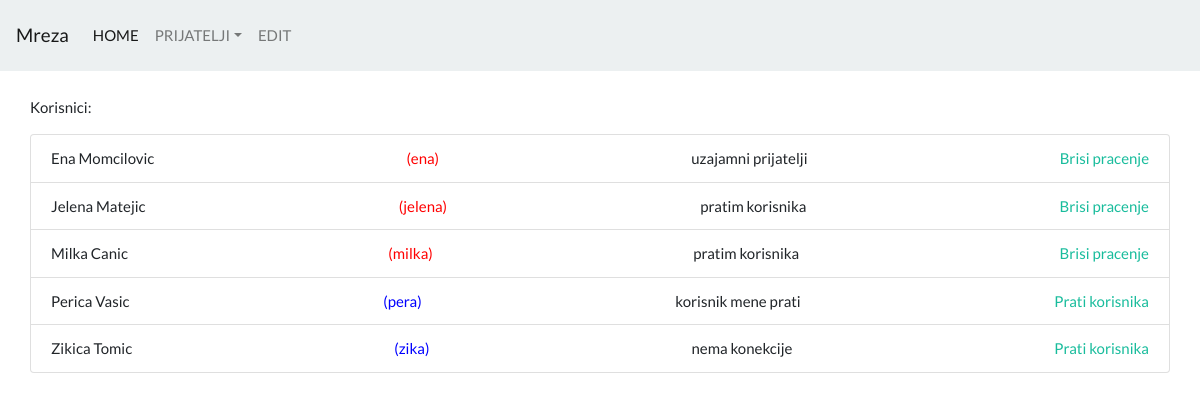
The app's page /mreza/lista/dm_prijatelji_lista.php with its own data.
### tables this page shows
CREATE TABLE `profili` (
  `id` int(10) UNSIGNED NOT NULL,
  `korisnik_id` int(10) UNSIGNED DEFAULT NULL,
  `ime` varchar(150) NOT NULL,
  `prezime` varchar(200) DEFAULT NULL,
  `pol` char(1) DEFAULT NULL
);

CREATE TABLE `korisnici` (
  `id` int(10) UNSIGNED NOT NULL,
  `username` varchar(60) NOT NULL,
  `pass` varchar(255) NOT NULL
);

### mreza/lista/dm_prijatelji_lista.php (the view, shortened to what this page needs)
<?php require_once "../header.php"; ?>
<?php
$id = 4;
?>
    <div class="container padding-25">
    <?php
    $sql = "SELECT k.id AS id, k.username AS username, p.ime AS ime, p.prezime AS prezime, p.pol AS pol
    FROM korisnici AS k
    INNER JOIN profili AS p
    ON k.id = p.korisnik_id
    WHERE k.id != $id
    ORDER BY p.ime, p.prezime
    ";
    $result = $conn->query($sql);
    if (!$result) {
        echo "<p>Greska! Razlog: ";
        echo $conn->error;
        echo "</p>";
    } else {
        if ($result->num_rows == 0) {
            echo "<p>Nemate nijednog korisnika u mrezi: </p>";
        } else {
            echo "<p>Korisnici: </p>";
            echo "<ul class='list-group'>";
            while ($row = $result->fetch_assoc()) {
                echo "<li class='list-group-item d-flex justify-content-between align-items-center'>";
                echo $row["ime"];
                echo $row["prezime"];
                if ($row["pol"] == "Z") {
                    echo "<span style='color:red'>";
                    echo " (".$row["username"].") ";
                    echo "</span>";
                } elseif ($row["pol"] == "M") {
                    echo "<span style='color:blue'>";
                    echo " (".$row["username"].") ";
                    echo "</span>";
                }
                $pid = $row["id"];
                $sql1 = "SELECT * FROM prijatelji WHERE korisnik_id = $id AND prijatelj_id = $pid";
                $result1 = $conn->query($sql1);
                $jatebe = $result1->num_rows;
                $sql2 = "SELECT * FROM prijatelji WHERE korisnik_id = $pid AND prijatelj_id = $id";
                $result2 = $conn->query($sql2);
                $timene = $result2->num_rows;
                if ($jatebe + $timene > 1) {
                    echo " uzajamni prijatelji ";
                } elseif ($jatebe) {
                    echo " pratim korisnika ";
                } elseif ($timene) {
                    echo " korisnik mene prati ";
                } else {
                    echo "<td>nema konekcije</td>";
                }
                if (!$jatebe) {
                    echo "<a href='dm_prijatelji_lista.php?id=$pid'>";
                    echo " Prati korisnika";
                    echo "</a>";
                } elseif ($jatebe) {
                    echo "<a href='dm_brisi.php?brisi=$pid'>";
                    echo " Brisi pracenje";
                    echo "</a>";
                }
                echo "</li>";
            }
            echo "</ul>";
        }
    }
    ?>
</div>
<?php require_once "../footer.php"; ?>

### mreza/header.php (shortened to what this page needs)
<html>
<head>
  <link rel="stylesheet" type="text/css" href="https://stackpath.bootstrapcdn.com/bootswatch/4.3.1/flatly/bootstrap.min.css">
</head>
<body>
  <nav class="navbar navbar-expand-lg navbar-light bg-light">
    <a class="navbar-brand" href="#">Mreza</a>
    <div class="collapse navbar-collapse" id="navbarColor03">
      <ul class="navbar-nav mr-auto">
        <li class="nav-item active">
          <a class="nav-link" href="/mreza/index.php">HOME</a>
        </li>
        <li class="nav-item dropdown">
          <a class="nav-link dropdown-toggle" data-toggle="dropdown" href="#" role="button" aria-haspopup="true" aria-expanded="false">PRIJATELJI</a>
        </li>
        <li class="nav-item">
          <a class="nav-link" href="/mreza/forma.php">EDIT</a>
        </li>
      </ul>
    </div>
  </nav>

### mreza/footer.php (shortened to what this page needs)
</body>
</html>

### mreza/header.php (style rules this page uses)
.padding-25 { padding: 25px 0; }

### records on screen
profili: ime "Ena", prezime "Momcilovic", korisnik.username "ena", shows "uzajamni prijatelji"
profili: ime "Jelena", prezime "Matejic", korisnik.username "jelena", shows "pratim korisnika"
profili: ime "Milka", prezime "Canic", korisnik.username "milka", shows "pratim korisnika"
profili: ime "Perica", prezime "Vasic", korisnik.username "pera", shows "korisnik mene prati"
profili: ime "Zikica", prezime "Tomic", korisnik.username "zika", shows "nema konekcije"
